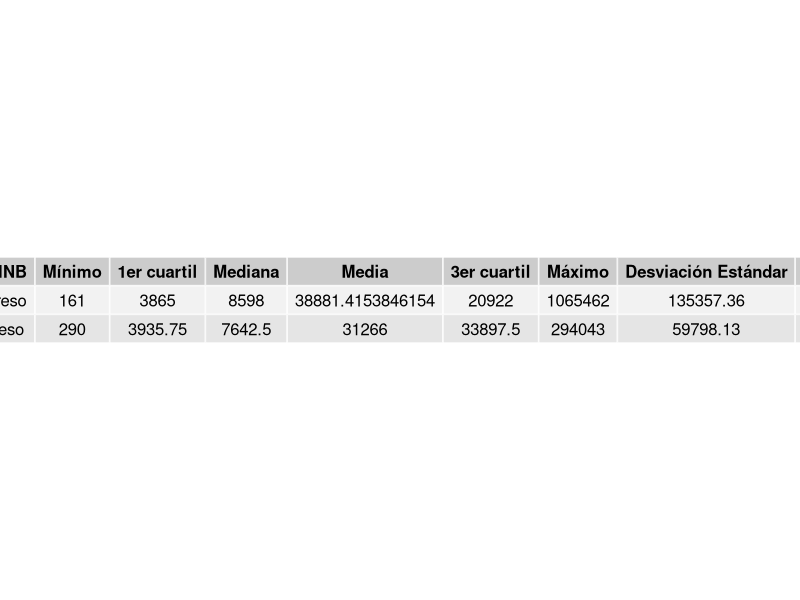
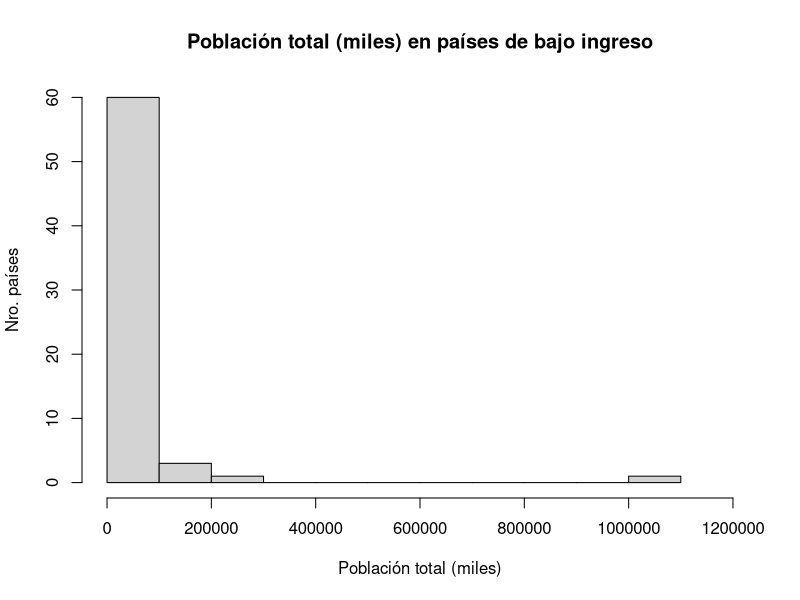
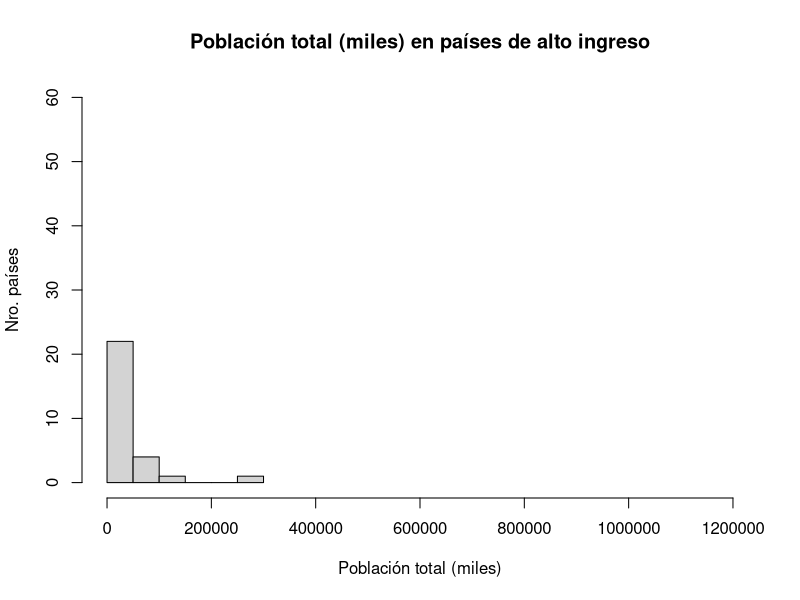

These figures' R source, in order:
# 	
#		ESTADISTICA PARA INGENIEROS - PROYECTO 1
#
#		ACTIVIDAD 3
#
#			Comparación mediante estudio de distribución de la variable "Poblacion total (miles)"
#			entre los países de bajo ingreso y los países de alto ingreso.
#
#		AUTORES:
#			- Jose Acevedo 13-10006
#			- Pablo Betancourt 13-10147

library(gridExtra)
options(scipen=999)

datosUnicef <- read.csv2("Unicef.csv", fileEncoding="latin1", check.names=FALSE)

# Extracción de datos
paisesBajoIngreso <- subset(datosUnicef, datosUnicef$"INB per capita (dolares)"<1035)
paisesAltoIngreso <- subset(datosUnicef, datosUnicef$"INB per capita (dolares)">12616)

# Datos de distribución de población en países de bajo ingreso.
poblacionBajoIngreso <- as.numeric(unlist(paisesBajoIngreso["Poblacion total (miles)"]))
poblacionBajoIngresoDatos<-summary(poblacionBajoIngreso)
rango <- max(poblacionBajoIngreso) - min(poblacionBajoIngreso)
poblacionBajoIngresoDatos <- c("Bajo Ingreso",poblacionBajoIngresoDatos, round(sd(poblacionBajoIngreso), digits=2), rango)

# Datos de distribución de población en países de alto ingreso.
poblacionAltoIngreso <- as.numeric(unlist(paisesAltoIngreso["Poblacion total (miles)"]))
poblacionAltoIngresoDatos<-summary(poblacionAltoIngreso)
rango <- max(poblacionAltoIngreso) - min(poblacionAltoIngreso)
poblacionAltoIngresoDatos <- c("Alto Ingreso",poblacionAltoIngresoDatos, round(sd(poblacionAltoIngreso), digits=2), rango)

# Tabla de comparación entre población de países de bajo ingreso y países de alto ingreso.
datos <- c(poblacionBajoIngresoDatos, poblacionAltoIngresoDatos)
tabla <- matrix(datos, ncol=9, byrow=TRUE)
colnames(tabla) <- c("Tipo de INB","Mínimo","1er cuartil","Mediana","Media","3er cuartil","Máximo","Desviación Estándar","Rango")
tabla <- as.table(tabla)
row.names(tabla)=NULL
jpeg("A3_Tabla5_PoblacionTotal.jpeg",height=200,width=800)
grid.table(tabla)

# Histograma para países de bajo ingreso
jpeg("A3_Histograma15_PoblacionTotal_BajoIngreso.jpeg")
hist(poblacionBajoIngreso,
	main="Población total (miles) en países de bajo ingreso",
	xlab="Población total (miles)",
	ylab="Nro. países",
	xlim=c(0,1200000),
	ylim=c(0,60)
)

# Histograma para países de alto ingreso
jpeg("A3_Histograma16_PoblacionTotal_AltoIngreso.jpeg")
hist(poblacionAltoIngreso,
	main="Población total (miles) en países de alto ingreso",
	xlab="Población total (miles)",
	ylab="Nro. países",
	xlim=c(0,1200000),
	ylim=c(0,60)
)